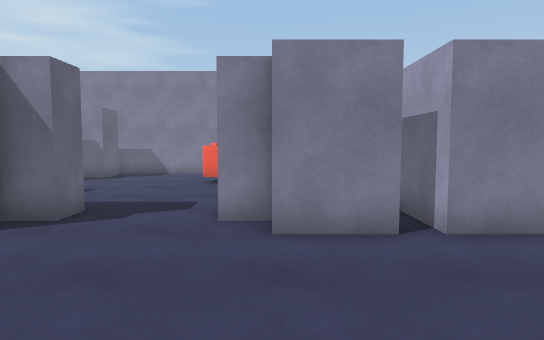
[1] (above)

24 first-person views from a walk through a scene from a Unity 3-D project. The camera is 1.4 m above the floor, tilts 4° down and sees 75° across. The floor is counted in squares, 1 m on a side. Each view is taken from the middle of a square. On the plan, view 1 faces up. The plan holds only what a view shows up to about 15 squares ahead; the rest is blank. The place goes on beyond the plan. The player character is not drawn.

[2]
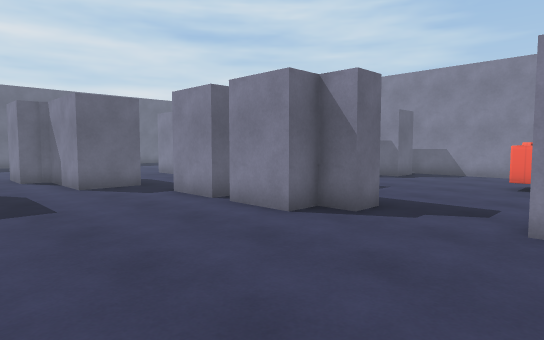

[3]
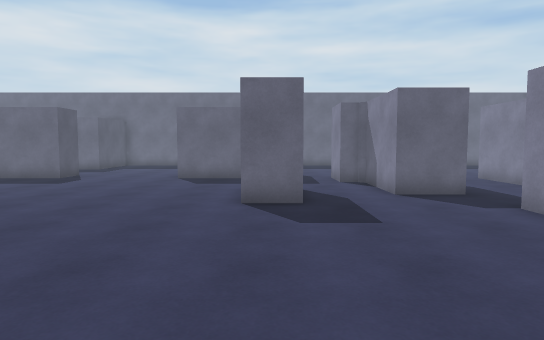

[4]
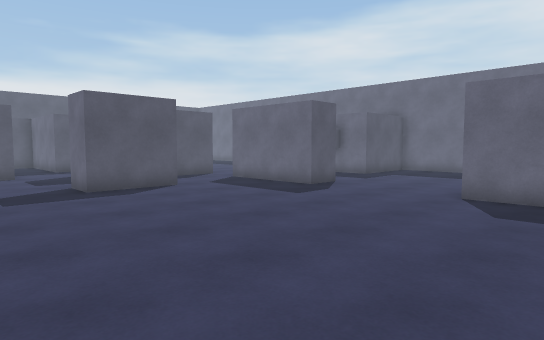

[5]
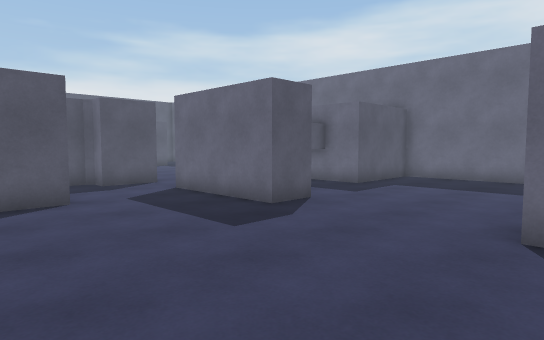

[6]
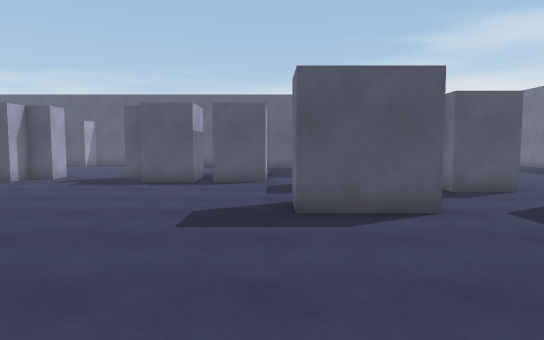

[7]
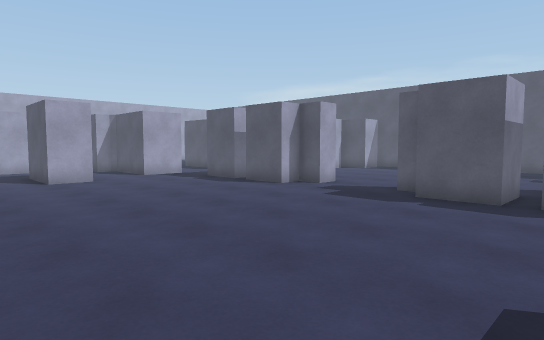

[8]
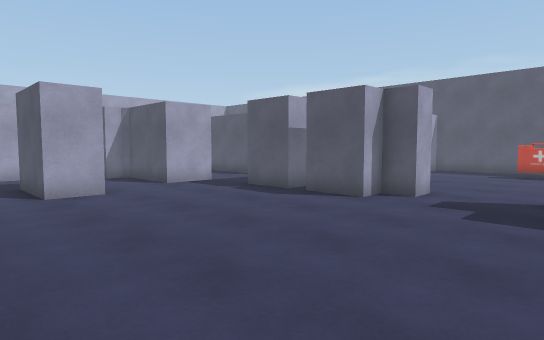

[9]
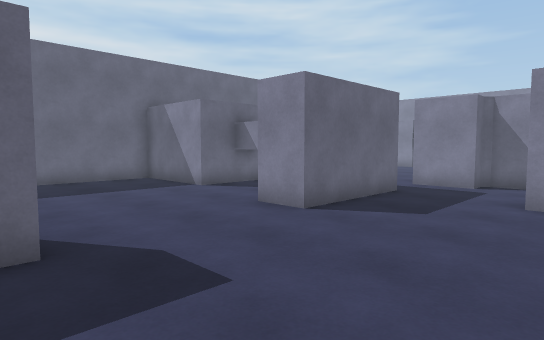

[10]
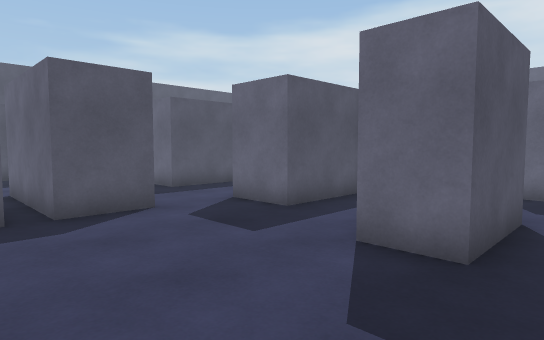

[11]
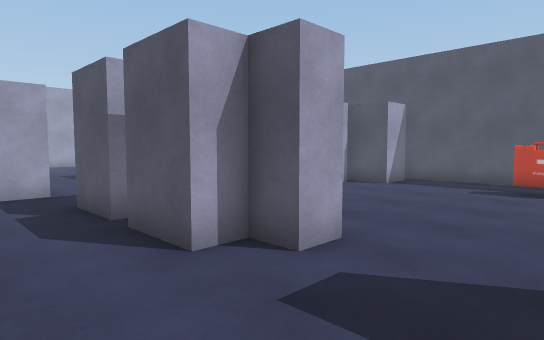

[12]
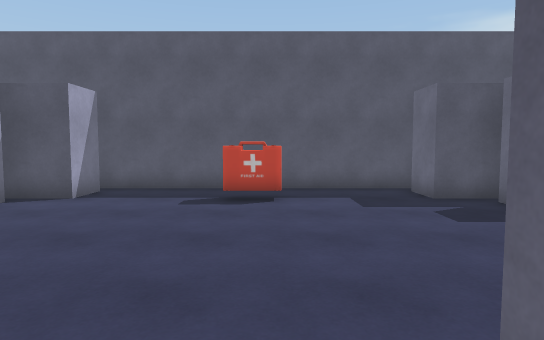

[13]
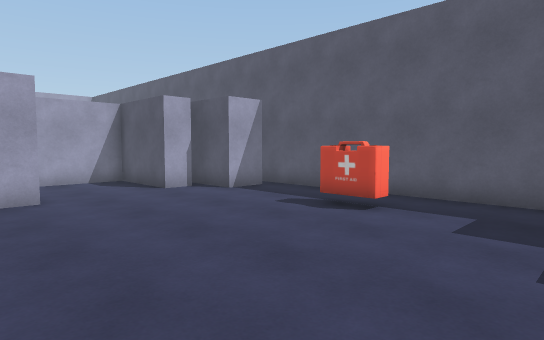

[14]
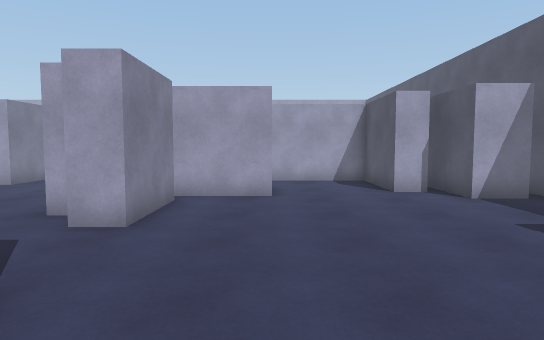

[15]
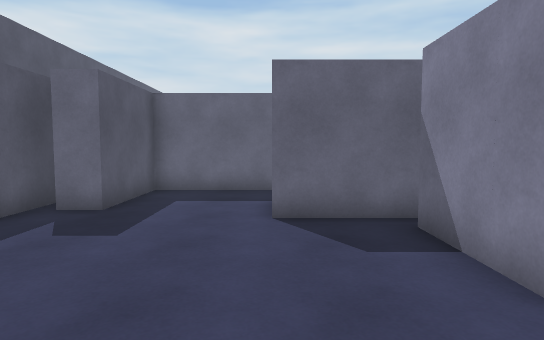

[16]
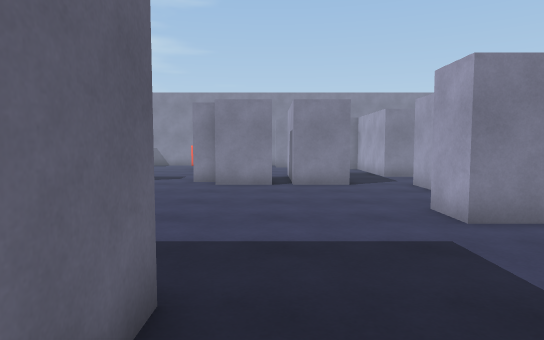

[17]
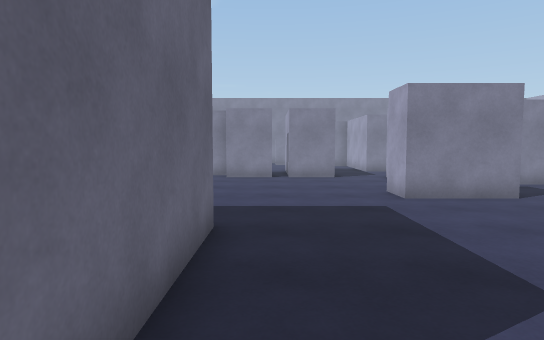

[18]
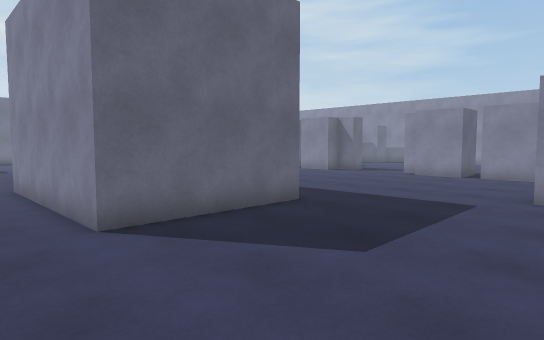

[19]
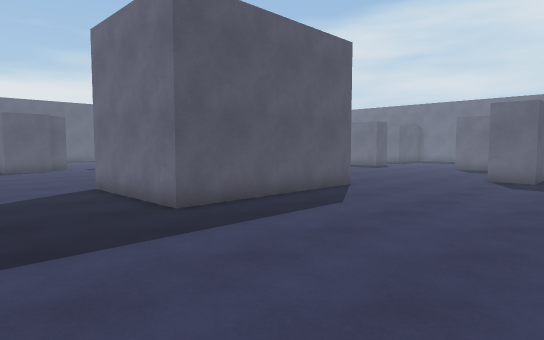

[20]
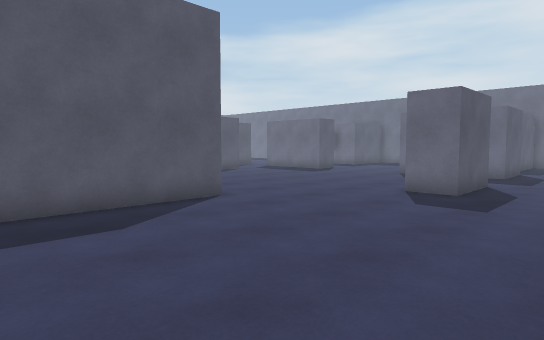

[21]
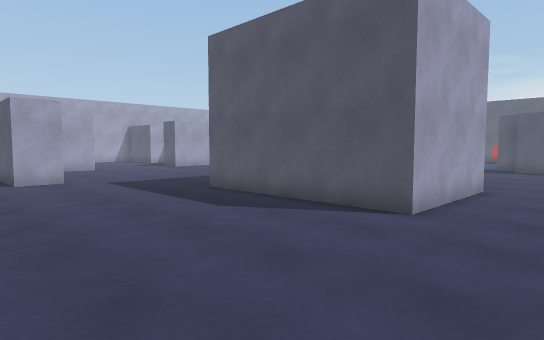

[22]
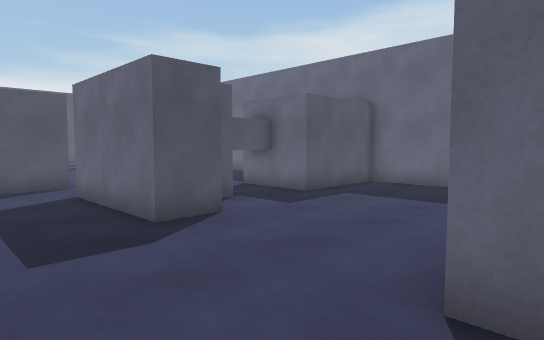

[23]
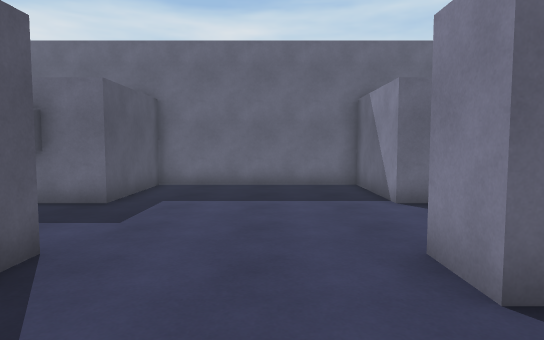

[24]
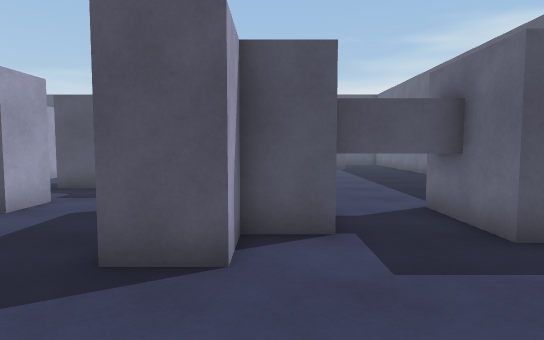

### Floor plan
Points are (right, up) in squares from view 1. A wall is a line through its corners. A room is listed if a view was taken in it or the views show most of it. See-through windows are left out.
Room 1 (views 1, 2, 3, 4, 5, 6, 7, 8, 9, 10, 11, 12, 16, 17, 18, 19, 20, 21, 22, 23, 24)
walls: (-6, -9) (-6, -4) (1, -4) (1, -9) (-6, -9); (-13.5, -13.8) (-13.5, -12.2) (-10.5, -12.2) (-10.5, -13.8); (-13.5, 0.8) (-10.5, 0.8) (-10.5, -0.8); (-7, -18.5) (-5, -18.5); (-9.9, -18.5) (-7.8, -18.5); (-7.8, 5.5) (-9.8, 5.5); (-4.8, -19.5) (-4, -19.5); (-17.8, 0.5) (-17, 0.5) (-17, -4) (-18.5, -4); (-12, 5.6) (-12, 3.5) (-15.2, 3.5) (-15.4, 3.3) (-15.4, 2.6) (-17.5, 2.6); (-20.1, -10.5) (-18.5, -10.5) (-18.5, -9) (-17, -9) (-17, -13.5); (-17.5, -15.6) (-15.4, -15.6) (-15.4, -16.5) (-12, -16.5) (-12, -18.5); (-4, 6.5) (-5, 6.5) (-5, 5.5) (-7, 5.5); (-1, -20.5) (-1, -19.5) (0, -19.5) (0, -18.5) (2, -18.5); (2.7, -18.5) (4.8, -18.5); (0, 6.5) (-1, 6.5); (2.1, 5.5) (0, 5.5); (7.5, -0.7) (5.5, -0.7) (5.5, 0.8) (7.5, 0.8); (-22.5, -3) (-26.5, -3) (-26.5, -10) (-22.5, -10) (-22.5, -13); (7.5, -13.8) (5.5, -13.8) (5.5, -12.2) (7.5, -12.2); (4.9, 5.5) (2.7, 5.5); (7, 4) (7, 5.5); (7, -18.6) (7, -16.5) (7.5, -16.5)
ways out: opening at (-3, -21) to room 2; opening at (-21.5, -13); opening at (-21.5, -3); opening at (-17, -14.5); opening at (-17, 1.5); opening at (-11, -18); opening at (-11, 5); opening at (-3, 7); opening at (6, -19); opening at (6, 6)
Room 2 (views 13, 14, 15)
walls: (-4.1, -20.5) (-7, -20.5); (2.7, -23.1) (2.7, -18.5); (2, -20.5) (-1, -20.5); (2.2, -29.9) (2.2, -28.3) (5, -28.3); (3.6, -27.8) (3.6, -26.7) (7, -26.7) (7, -23); (-7.6, -30.5) (3.4, -30.5); (-9.6, -28.3) (-7.3, -28.3) (-7.3, -29.8); (-7.8, -18.5) (-7.8, -23); (-12, -21.7) (-12, -26.7) (-8.6, -26.7) (-8.6, -27.8)
ways out: opening at (-3, -21) to room 1; opening at (-11, -22.5); opening at (6, -23)
objects: other object (-3, -28) to (-2, -28)

Where each view was taken, in squares from view 1:
view 1: 0 up, 0 right, facing up
view 2: 0 up, 0 right, facing up-left
view 3: 0 up, 2 left, facing left
view 4: 1 down, 7 left, facing down-left
view 5: 3 down, 11 left, facing down-left
view 6: 5 down, 10 left, facing down
view 7: 9 down, 9 left, facing down-right
view 8: 10 down, 5 left, facing down-right
view 9: 10 down, 12 left, facing up-left
view 10: 11 down, 6 left, facing down-left
view 11: 16 down, 4 left, facing down-right
view 12: 19 down, 3 left, facing down
view 13: 21 down, 7 left, facing down-right
view 14: 23 down, 7 left, facing right
view 15: 23 down, 1 left, facing left
view 16: 7 down, 2 right, facing up
view 17: 10 down, 2 right, facing up
view 18: 11 down, 7 right, facing up-left
view 19: 3 up, 5 right, facing down-left
view 20: 4 up, 0 right, facing down-left
view 21: 3 up, 9 left, facing down-right
view 22: 3 down, 14 left, facing down-left
view 23: 6 down, 14 left, facing left
view 24: 5 down, 19 left, facing down
